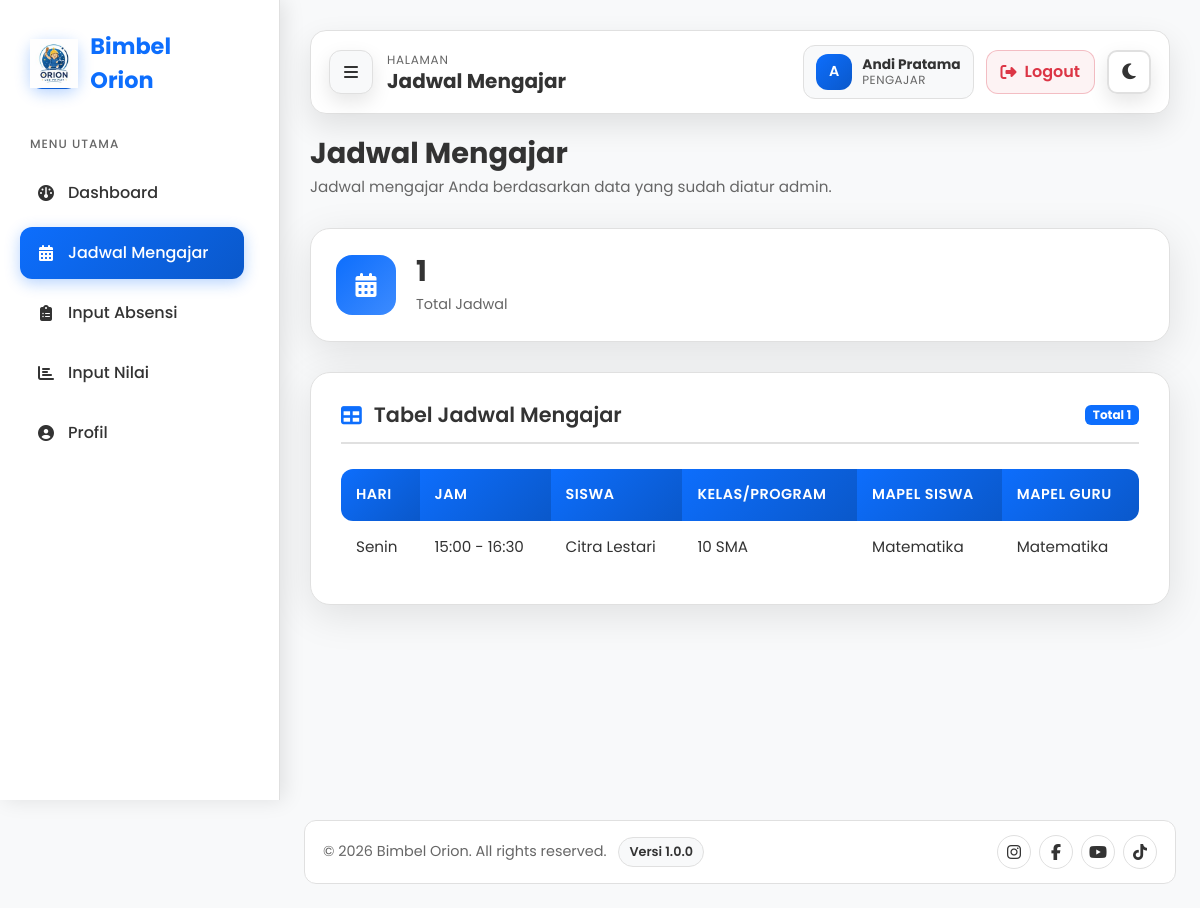
Screenshot of /index.php?page=guru-jadwal (signed in) with the database file from the repository.
### tables this page shows
CREATE TABLE jadwal (
  id CHAR(6) NOT NULL,
  kelas_id CHAR(6) NOT NULL,
  hari ENUM('Senin','Selasa','Rabu','Kamis','Jumat','Sabtu','Minggu') NOT NULL,
  jam_mulai TIME NOT NULL,
  jam_selesai TIME NOT NULL,
  created_at TIMESTAMP NOT NULL DEFAULT CURRENT_TIMESTAMP,
  PRIMARY KEY (id),
  UNIQUE KEY uk_jadwal_kelas_hari_jam (kelas_id, hari, jam_mulai),
  KEY idx_jadwal_hari_jam (hari, jam_mulai),
  CONSTRAINT fk_jadwal_kelas
    FOREIGN KEY (kelas_id) REFERENCES kelas(id)
    ON DELETE CASCADE
    ON UPDATE CASCADE
);

CREATE TABLE siswa (
  id CHAR(6) NOT NULL,
  nama VARCHAR(150) NOT NULL,
  kelas_sekolah VARCHAR(50) DEFAULT 'Privat',
  asal_sekolah VARCHAR(150) DEFAULT NULL,
  alamat TEXT DEFAULT NULL,
  no_telp VARCHAR(20) DEFAULT NULL,
  foto_path VARCHAR(255) DEFAULT NULL,
  wali_id CHAR(6) DEFAULT NULL,
  created_at TIMESTAMP NOT NULL DEFAULT CURRENT_TIMESTAMP,
  PRIMARY KEY (id),
  KEY idx_siswa_wali (wali_id),
  KEY idx_siswa_nama (nama),
  CONSTRAINT fk_siswa_user
    FOREIGN KEY (id) REFERENCES users(id)
    ON DELETE CASCADE
    ON UPDATE CASCADE,
  CONSTRAINT fk_siswa_wali
    FOREIGN KEY (wali_id) REFERENCES wali_murid(id)
    ON DELETE SET NULL
    ON UPDATE CASCADE
);

CREATE TABLE mapel (
  id CHAR(6) NOT NULL,
  nama VARCHAR(100) NOT NULL,
  deskripsi TEXT DEFAULT NULL,
  status ENUM('aktif','nonaktif') NOT NULL DEFAULT 'aktif',
  created_at TIMESTAMP NOT NULL DEFAULT CURRENT_TIMESTAMP,
  PRIMARY KEY (id),
  UNIQUE KEY uk_mapel_nama (nama),
  KEY idx_mapel_status (status)
);

### controllers/BaseController.php (called while the page is built, shortened)
<?php
abstract class BaseController
{
  protected function render(string $view, array $data = []): void
  {
    $data['csrf_token'] = $data['csrf_token'] ?? SessionHelper::getCsrfToken();
    $data['current_user_id'] = $data['current_user_id'] ?? SessionHelper::getUserId();
    $data['current_user_role'] = $data['current_user_role'] ?? SessionHelper::getUserRole();
    $data['current_user_name'] = $data['current_user_name'] ?? ($_SESSION['nama'] ?? null);
    $data['flash'] = $data['flash'] ?? SessionHelper::getFlash();
    extract($data);
    $viewRelative = str_replace(['/', '\\'], DIRECTORY_SEPARATOR, $view) . '.php';
    $viewPath = __DIR__ . '/../views/' . $viewRelative;
    require $viewPath;
  }
}

### controllers/guru/jadwal/GuruJadwalController.php (called while the page is built, shortened)
<?php
require_once __DIR__ . '/../../../models/jadwal/JadwalModel.php';
class GuruJadwalController extends BaseGuruController
{
  private JadwalModel $jadwalModel;
  public function __construct()
  {
    $this->jadwalModel = new JadwalModel();
  }
  public function jadwal(): void
  {
    $guruId = trim((string)($_SESSION['user_id'] ?? ''));
    $jadwal = $guruId !== '' ? $this->jadwalModel->getJadwalByGuru($guruId) : [];
    $totalJadwal = count($jadwal);
    $this->render('guru/jadwal', compact('pageTitle', 'activePage', 'jadwal', 'totalJadwal'));
  }
}

### core/Router.php (called while the page is built, shortened)
<?php
require_once __DIR__ . '/../controllers/guru/jadwal/GuruJadwalController.php';
class Router
{
  private function requireRole(string $role, callable $callback): void
  {
    $callback();
  }
}

### index.php (called while the page is built, shortened)
<?php
require_once __DIR__ . '/core/Router.php';
$page = $_GET['page'] ?? 'index';
$page = preg_replace('/[^a-zA-Z0-9_\-]/', '', $page);
$router = new Router();
$router->dispatch($page);

### models/jadwal/JadwalModel.php (called while the page is built, shortened)
<?php
require_once __DIR__ . '/JadwalQueryService.php';
class JadwalModel {
  private JadwalQueryService $queryService;
  public function __construct(?PDO $db = null, ?IdCounterModel $idCounterModel = null) {
    $db = $db ?? getDB();
    $idCounterModel = $idCounterModel ?? new IdCounterModel($db);
    $this->queryService = new JadwalQueryService($db);
  }
  public function getJadwalByGuru(string $guruId): array {
    return $this->queryService->getJadwalByGuru($guruId);
  }
}

### models/jadwal/JadwalQueryService.php (called while the page is built, shortened)
<?php
class JadwalQueryService {
  private PDO $db;
  public function __construct(?PDO $db = null) {
    $this->db = $db ?? getDB();
  }
  public function getJadwalByGuru(string $guruId): array {
    $stmt = $this->db->prepare("
      SELECT
        j.id,
        j.hari,
        j.jam_mulai,
        j.jam_selesai,
        s.nama AS siswa_nama,
        s.kelas_sekolah AS siswa_kelas,
        mg.nama AS guru_mapel,
        m.nama AS mata_pelajaran
      FROM jadwal j
      INNER JOIN kelas k ON k.id = j.kelas_id
      INNER JOIN siswa s ON s.id = k.siswa_id
      INNER JOIN guru g ON g.id = k.guru_id
      LEFT JOIN mapel mg ON mg.id = g.mapel_id
      LEFT JOIN siswa_mapel sm
        ON sm.siswa_id = s.id
       AND sm.mapel_id = g.mapel_id
       AND sm.status = 'aktif'
      LEFT JOIN mapel m ON m.id = sm.mapel_id
      WHERE k.guru_id = ?
      ORDER BY FIELD(j.hari, 'Senin','Selasa','Rabu','Kamis','Jumat','Sabtu','Minggu'), j.jam_mulai ASC
    ");
    $stmt->execute([$guruId]);
    return $stmt->fetchAll();
  }
}

### views/guru/jadwal.php (the view, shortened to what this page needs)
<?php require __DIR__ . '/../layouts/header.php'; ?>
<div class="dashboard-container">
  <?php require __DIR__ . '/../layouts/sidebar.php'; ?>
  <main class="main-content">
    <?php require __DIR__ . '/../layouts/dashboard-navbar.php'; ?>
    <div class="page-header animate-fade-in">
      <h1>Jadwal Mengajar</h1>
      <p>Jadwal mengajar Anda berdasarkan data yang sudah diatur admin.</p>
    </div>
    <div class="stats-grid">
      <div class="stat-card animate-fade-in delay-1">
        <div class="icon blue"><i class="fas fa-calendar-days"></i></div>
        <div class="info">
          <h3><?= (int)($totalJadwal ?? 0) ?></h3>
          <p>Total Jadwal</p>
        </div>
      </div>
    </div>
    <div class="content-card animate-fade-in">
      <div class="card-header">
        <h3><i class="fas fa-table"></i> Tabel Jadwal Mengajar</h3>
        <span class="badge bg-primary">Total <?= (int)($totalJadwal ?? 0) ?></span>
      </div>
      <div class="table-responsive">
        <table class="table-custom">
          <thead>
            <tr>
              <th>Hari</th>
              <th>Jam</th>
              <th>Siswa</th>
              <th>Kelas/Program</th>
              <th>Mapel Siswa</th>
              <th>Mapel Guru</th>
            </tr>
          </thead>
          <tbody>
            <?php if (!empty($jadwal)): ?>
              <?php foreach ($jadwal as $row): ?>
                <?php
                  $jamMulai = substr((string)$row['jam_mulai'], 0, 5);
                  $jamSelesai = substr((string)$row['jam_selesai'], 0, 5);
                  $kelas = trim((string)($row['siswa_kelas'] ?? '')) !== '' ? $row['siswa_kelas'] : 'Privat';
                  $mapelSiswa = trim((string)($row['mata_pelajaran'] ?? '')) !== '' ? $row['mata_pelajaran'] : '-';
                  $mapelGuru = trim((string)($row['guru_mapel'] ?? '')) !== '' ? $row['guru_mapel'] : 'Privat';
                ?>
                <tr>
                  <td><?= htmlspecialchars($row['hari']) ?></td>
                  <td><?= htmlspecialchars($jamMulai . ' - ' . $jamSelesai) ?></td>
                  <td><?= htmlspecialchars($row['siswa_nama'] ?? 'Belum diisi') ?></td>
                  <td><?= htmlspecialchars($kelas) ?></td>
                  <td><?= htmlspecialchars($mapelSiswa) ?></td>
                  <td><?= htmlspecialchars($mapelGuru) ?></td>
                </tr>
              <?php endforeach; ?>
            <?php endif; ?>
          </tbody>
        </table>
      </div>
    </div>
  </main>
</div>
<?php require __DIR__ . '/../layouts/footer.php'; ?>

### rows the page displays
jadwal: hari "Senin", jam_mulai+jam_selesai "15:00 - 16:30", siswa.nama "Citra Lestari", siswa.kelas_sekolah "10 SMA", mapel.nama "Matematika"

### other values shown
$menu['label'] "Dashboard"
$menu['label'] "Jadwal Mengajar"
$menu['label'] "Input Absensi"
$menu['label'] "Input Nilai"
$menu['label'] "Profil"
$pageHeading "Jadwal Mengajar"
$initial "A"
$nama "Andi Pratama"
$roleLabel "PENGAJAR"
$totalJadwal "1"
$appName "Bimbel Orion"
$appVersion "1.0.0"
